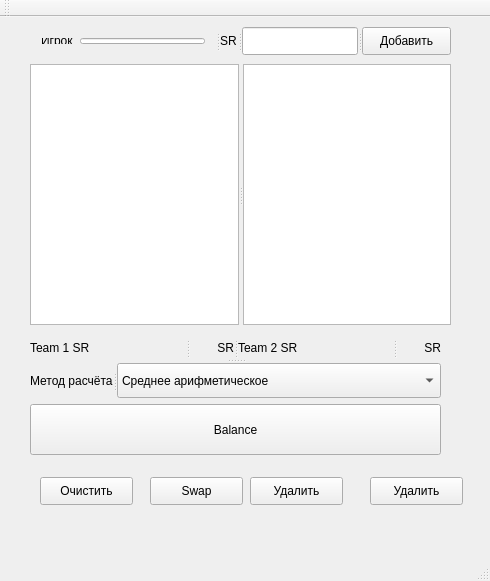
<?xml version="1.0" encoding="UTF-8"?>
<ui version="4.0">
 <class>MainWindow</class>
 <widget class="QMainWindow" name="MainWindow">
  <property name="geometry">
   <rect>
    <x>0</x>
    <y>0</y>
    <width>490</width>
    <height>581</height>
   </rect>
  </property>
  <property name="sizePolicy">
   <sizepolicy hsizetype="Fixed" vsizetype="Fixed">
    <horstretch>0</horstretch>
    <verstretch>0</verstretch>
   </sizepolicy>
  </property>
  <property name="windowTitle">
   <string>MainWindow</string>
  </property>
  <property name="iconSize">
   <size>
    <width>50</width>
    <height>50</height>
   </size>
  </property>
  <widget class="QWidget" name="centralWidget">
   <widget class="QPushButton" name="pushButton_balance">
    <property name="geometry">
     <rect>
      <x>30</x>
      <y>387</y>
      <width>411</width>
      <height>51</height>
     </rect>
    </property>
    <property name="text">
     <string>Balance</string>
    </property>
   </widget>
   <widget class="QSplitter" name="splitter_11">
    <property name="geometry">
     <rect>
      <x>30</x>
      <y>320</y>
      <width>411</width>
      <height>61</height>
     </rect>
    </property>
    <property name="orientation">
     <enum>Qt::Vertical</enum>
    </property>
    <widget class="QSplitter" name="splitter_10">
     <property name="orientation">
      <enum>Qt::Horizontal</enum>
     </property>
     <widget class="QSplitter" name="splitter_8">
      <property name="orientation">
       <enum>Qt::Horizontal</enum>
      </property>
      <widget class="QLabel" name="label_3">
       <property name="text">
        <string>Team 1 SR</string>
       </property>
       <property name="alignment">
        <set>Qt::AlignLeading|Qt::AlignLeft|Qt::AlignVCenter</set>
       </property>
      </widget>
      <widget class="QLabel" name="label_team1SR">
       <property name="text">
        <string>SR</string>
       </property>
       <property name="alignment">
        <set>Qt::AlignRight|Qt::AlignTrailing|Qt::AlignVCenter</set>
       </property>
      </widget>
     </widget>
     <widget class="QSplitter" name="splitter_9">
      <property name="orientation">
       <enum>Qt::Horizontal</enum>
      </property>
      <widget class="QLabel" name="label_4">
       <property name="text">
        <string>Team 2 SR</string>
       </property>
       <property name="alignment">
        <set>Qt::AlignLeading|Qt::AlignLeft|Qt::AlignVCenter</set>
       </property>
      </widget>
      <widget class="QLabel" name="label_team2SR">
       <property name="text">
        <string>SR</string>
       </property>
       <property name="alignment">
        <set>Qt::AlignRight|Qt::AlignTrailing|Qt::AlignVCenter</set>
       </property>
      </widget>
     </widget>
    </widget>
    <widget class="QSplitter" name="splitter_3">
     <property name="orientation">
      <enum>Qt::Horizontal</enum>
     </property>
     <widget class="QLabel" name="label_5">
      <property name="text">
       <string>Метод расчёта</string>
      </property>
     </widget>
     <widget class="QComboBox" name="comboBox_calcmethod">
      <item>
       <property name="text">
        <string>Среднее арифметическое</string>
       </property>
      </item>
      <item>
       <property name="text">
        <string>Среднее геометрическое</string>
       </property>
      </item>
      <item>
       <property name="text">
        <string>Среднее геометрическое и среднее арифметическое</string>
       </property>
      </item>
     </widget>
    </widget>
   </widget>
   <widget class="QSplitter" name="splitter_6">
    <property name="geometry">
     <rect>
      <x>30</x>
      <y>47</y>
      <width>421</width>
      <height>261</height>
     </rect>
    </property>
    <property name="orientation">
     <enum>Qt::Horizontal</enum>
    </property>
    <widget class="QListWidget" name="listWidget_team1"/>
    <widget class="QListWidget" name="listWidget_team2"/>
   </widget>
   <widget class="QSplitter" name="splitter_4">
    <property name="geometry">
     <rect>
      <x>30</x>
      <y>10</y>
      <width>421</width>
      <height>28</height>
     </rect>
    </property>
    <property name="orientation">
     <enum>Qt::Horizontal</enum>
    </property>
    <widget class="QSplitter" name="splitter_2">
     <property name="orientation">
      <enum>Qt::Horizontal</enum>
     </property>
     <widget class="QWidget" name="layoutWidget">
      <layout class="QHBoxLayout" name="horizontalLayout">
       <property name="sizeConstraint">
        <enum>QLayout::SetDefaultConstraint</enum>
       </property>
       <item>
        <widget class="QLabel" name="label">
         <property name="text">
          <string>Игрок</string>
         </property>
        </widget>
       </item>
       <item>
        <widget class="QLineEdit" name="lineEdit_name"/>
       </item>
      </layout>
     </widget>
     <widget class="QSplitter" name="splitter">
      <property name="orientation">
       <enum>Qt::Horizontal</enum>
      </property>
      <widget class="QLabel" name="label_2">
       <property name="text">
        <string>SR</string>
       </property>
      </widget>
      <widget class="QLineEdit" name="lineEdit_SR">
       <property name="inputMethodHints">
        <set>Qt::ImhPreferNumbers</set>
       </property>
       <property name="alignment">
        <set>Qt::AlignCenter</set>
       </property>
       <property name="clearButtonEnabled">
        <bool>false</bool>
       </property>
      </widget>
     </widget>
    </widget>
    <widget class="QPushButton" name="pushButton_add">
     <property name="text">
      <string>Добавить</string>
     </property>
    </widget>
   </widget>
   <widget class="QPushButton" name="pushButton_clear">
    <property name="geometry">
     <rect>
      <x>40</x>
      <y>460</y>
      <width>93</width>
      <height>28</height>
     </rect>
    </property>
    <property name="text">
     <string>Очистить</string>
    </property>
   </widget>
   <widget class="QPushButton" name="pushButton_swap">
    <property name="geometry">
     <rect>
      <x>150</x>
      <y>460</y>
      <width>93</width>
      <height>28</height>
     </rect>
    </property>
    <property name="text">
     <string>Swap</string>
    </property>
   </widget>
   <widget class="QPushButton" name="pushButton_remove">
    <property name="geometry">
     <rect>
      <x>250</x>
      <y>460</y>
      <width>93</width>
      <height>28</height>
     </rect>
    </property>
    <property name="text">
     <string>Удалить</string>
    </property>
   </widget>
   <widget class="QPushButton" name="pushButton_remove2">
    <property name="geometry">
     <rect>
      <x>370</x>
      <y>460</y>
      <width>93</width>
      <height>28</height>
     </rect>
    </property>
    <property name="text">
     <string>Удалить</string>
    </property>
   </widget>
   <zorder>splitter_11</zorder>
   <zorder>splitter_6</zorder>
   <zorder>splitter_4</zorder>
   <zorder>pushButton_balance</zorder>
   <zorder>pushButton_clear</zorder>
   <zorder>pushButton_swap</zorder>
   <zorder>pushButton_remove</zorder>
   <zorder>pushButton_remove2</zorder>
  </widget>
  <widget class="QMenuBar" name="menuBar">
   <property name="geometry">
    <rect>
     <x>0</x>
     <y>0</y>
     <width>490</width>
     <height>26</height>
    </rect>
   </property>
  </widget>
  <widget class="QToolBar" name="mainToolBar">
   <attribute name="toolBarArea">
    <enum>TopToolBarArea</enum>
   </attribute>
   <attribute name="toolBarBreak">
    <bool>false</bool>
   </attribute>
  </widget>
  <widget class="QStatusBar" name="statusBar"/>
 </widget>
 <layoutdefault spacing="6" margin="11"/>
 <resources/>
 <connections/>
</ui>
